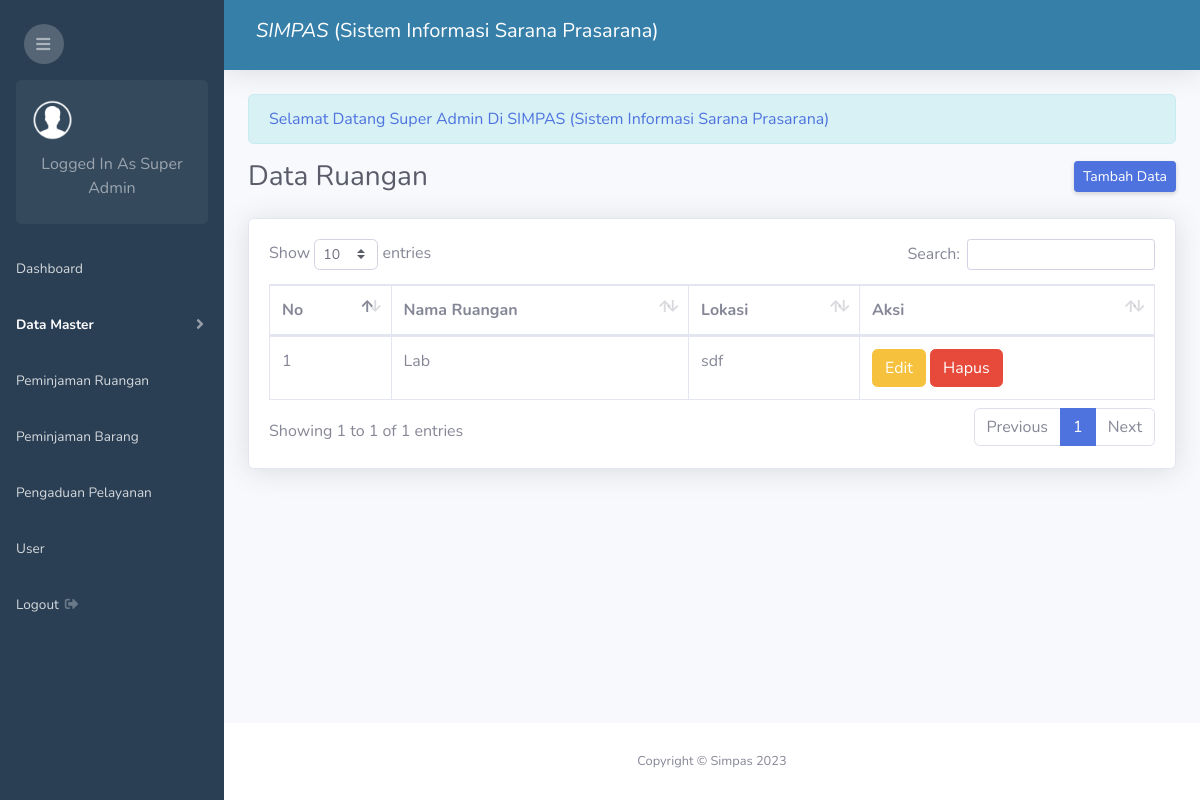
The page /admin.php?page=ruangan (signed in) on the database as committed earlier.
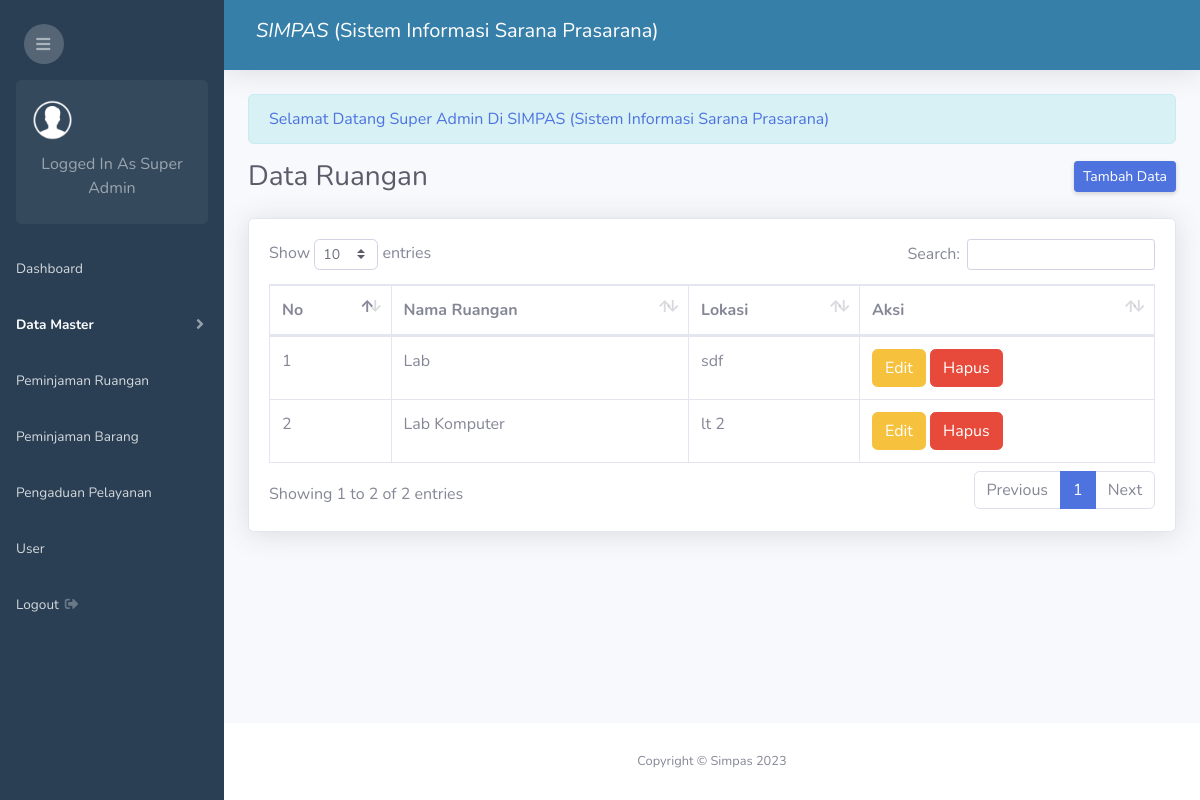
The same page on the database as committed later.
### tables this page shows
CREATE TABLE `ruangan` (
  `id_ruangan` int(11) NOT NULL,
  `nama_ruangan` varchar(100) NOT NULL,
  `lokasi` varchar(50) NOT NULL
);

### ruangan/index.php (the view)
<div class="d-sm-flex align-items-center justify-content-between mb-4">
    <h1 class="h3 mb-0 text-gray-800">Data Ruangan</h1>
    <a href="admin.php?page=tambah-ruangan" class="d-none d-sm-inline-block btn btn-sm btn-primary shadow-sm"> Tambah Data</a>
</div>
<div class="card shadow mb-4">
    <div class="card-body">
        <div class="table-responsive">
            <table class="table table-bordered" id="dataTable" width="100%" cellspacing="0">
                <thead>
                    <tr>
                        <th>No</th>
                        <th>Nama Ruangan</th>
                        <th>Lokasi</th>
                        <th>Aksi</th>
                    </tr>
                </thead>
                <tbody>
                <?php
                    $no = 1;
                    $sql = mysqli_query($conn, "SELECT * FROM ruangan");
                    while($row = mysqli_fetch_assoc($sql)){
                ?>
                <tr>
                    <td><?php echo $no++ ?></td>
                    <td><?php echo $row['nama_ruangan'] ?></td>
                    <td><?php echo $row['lokasi'] ?></td>
                    <td>
                        <a href="admin.php?page=edit-ruangan&id=<?php echo $row['id_ruangan'] ?>" class="btn btn-warning">Edit</a>
                        <a href="admin.php?page=hapus-ruangan&id=<?php echo $row['id_ruangan'] ?>" class="btn btn-danger">Hapus</a>
                    </td>
                </tr>
                <?php } ?>
                </tbody>
            </table>
        </div>
    </div>
</div>

Rows that differ between the two databases and show on the page:
added ruangan: nama_ruangan "Lab Komputer", lokasi "lt 2"
Other text that changed with them:
text written by a page script: "Show entries Search: Showing 1 to 1 of 1 entries Previous 1 Next" → "Show entries Search: Showing 1 to 2 of 2 entries Previous 1 Next"
